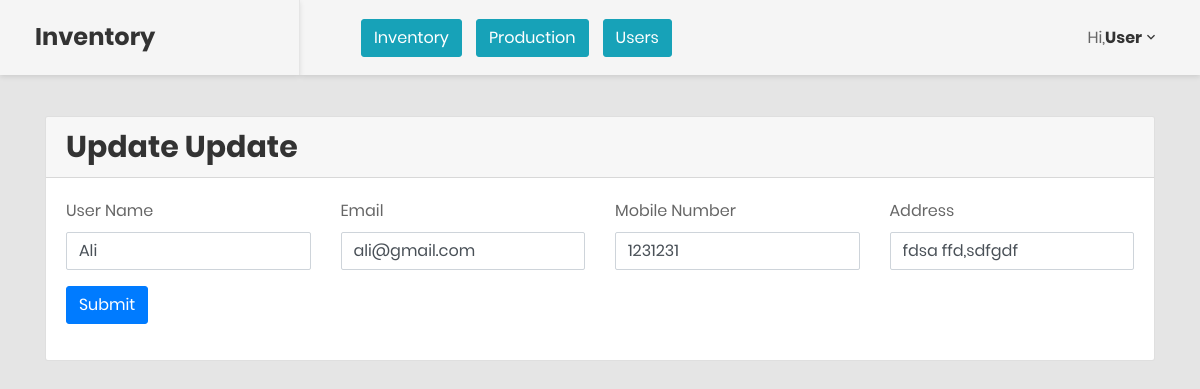
Screenshot of /user-edit.php?id=2 (signed in) with the database file from the repository.
### tables this page shows
CREATE TABLE `users` (
  `id` int(11) NOT NULL,
  `name` varchar(255) NOT NULL,
  `email` varchar(255) NOT NULL,
  `password` varchar(255) NOT NULL,
  `mobile_number` varchar(255) NOT NULL,
  `address` varchar(255) NOT NULL,
  `role` varchar(255) NOT NULL
);

### functions.php (called while the page is built, shortened)
<?php
require_once('conn.php');
function select($t,$wh=[]){
	global $conn;
	$q1 = where($wh);
	$select="SELECT * FROM $t $q1";
	$result=mysqli_query($conn,$select);
	$data=[];
	while ($row=mysqli_fetch_assoc($result)) {
		$data[]=$row;
	}
	return ($data);
}
function where($wh){
	$q=['WHERE 1 '];
	if(!empty($wh)){
		foreach ($wh as $col => $value) {
			$q[]=$col .'='.$value;
		}
	}
	$q1=implode(' AND ', $q);
	return $q1;
}
?>

### user-edit.php (the view, shortened to what this page needs)
<?php
include('list.php');
$where = ['id' => $_GET['id']];
$row = select('users', $where);
$row = $row[0];
?>
<div class="card-header">
	<h2>Update Update</h2>
</div>
<div class="card-body">
	<form action="update-user.php" method="POST">
		<div class="row">
			<div class="form-group col-md-3">
				<label>User Name</label>
				<input type="text" required class="form-control" value="<?= $row['name'] ?>" name="user_name" placeholder="User Name">
			</div>
			<div class="form-group col-md-3">
				<label>Email</label>
				<input type="email" required class="form-control" value="<?= $row['email'] ?>" name="email" placeholder="Email">
			</div>
			<div class="form-group col-md-3">
				<label>Mobile Number</label>
				<input type="text" class="form-control" value="<?= $row['mobile_number'] ?>" onkeypress="return IsNumeric(event);" name="mobile_number" placeholder="Mobile Number">
			</div>
			<div class="form-group col-md-3">
				<label>Address</label>
				<input type="text" class="form-control" value="<?= $row['address'] ?>" name="address" placeholder="Address">
			</div>
		</div>
		<div class="form-group">
			<button type="submit" value="true" name="update-user" class="btn btn-primary">Submit</button>
		</div>
	</form>
</div>
<?php
include('index-end.php');
?>

### rows the page displays
users: user_name "Ali", email "ali@gmail.com", mobile_number "1231231", address "fdsa ffd,sdfgdf"

### other values shown
$_SESSION['user_name'] "User"
